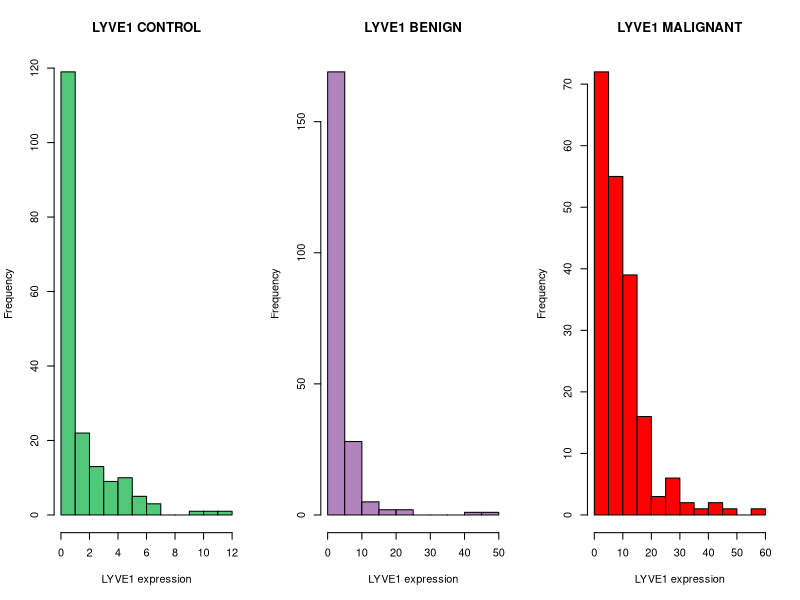
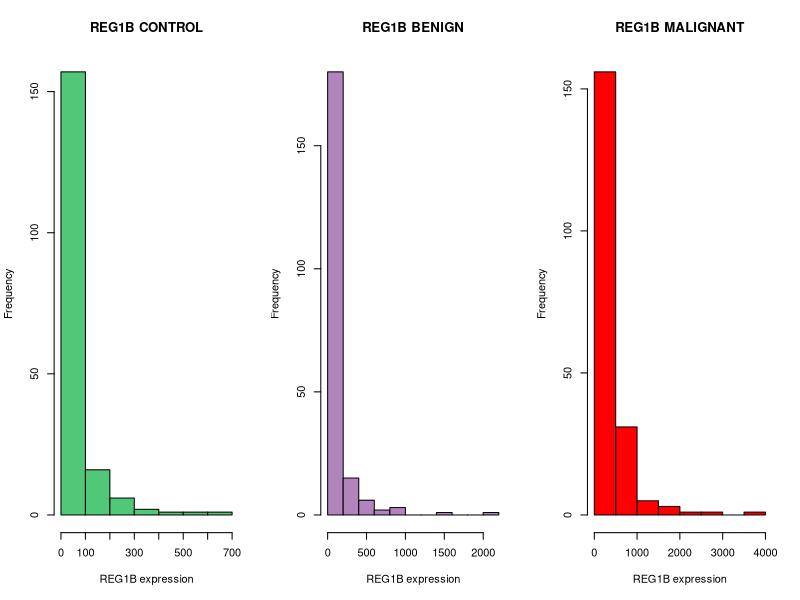
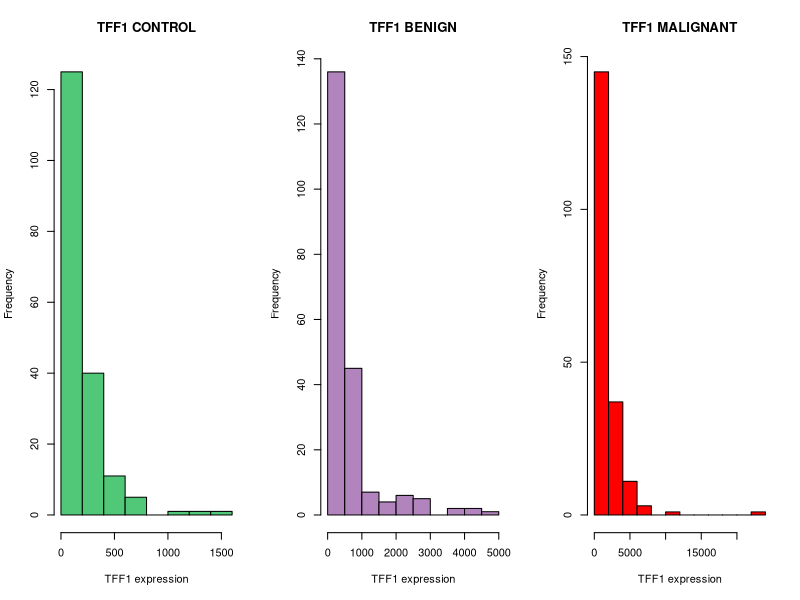
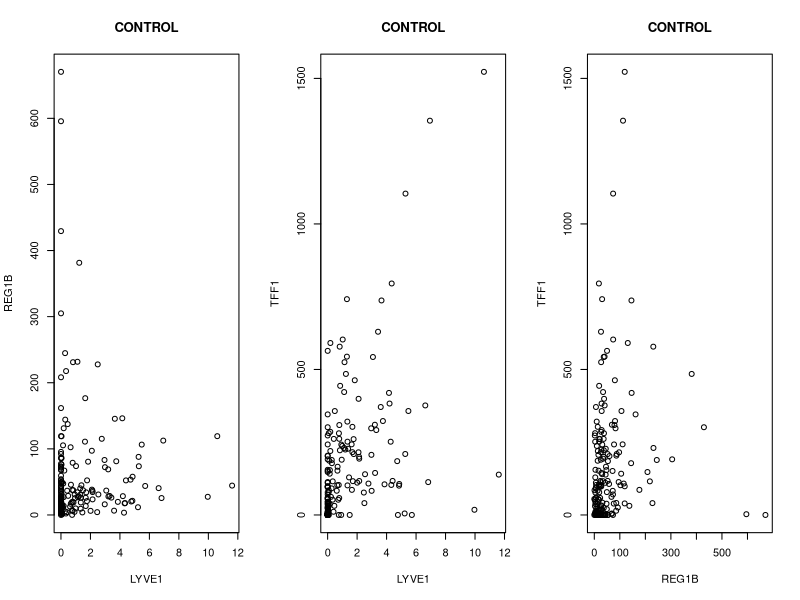
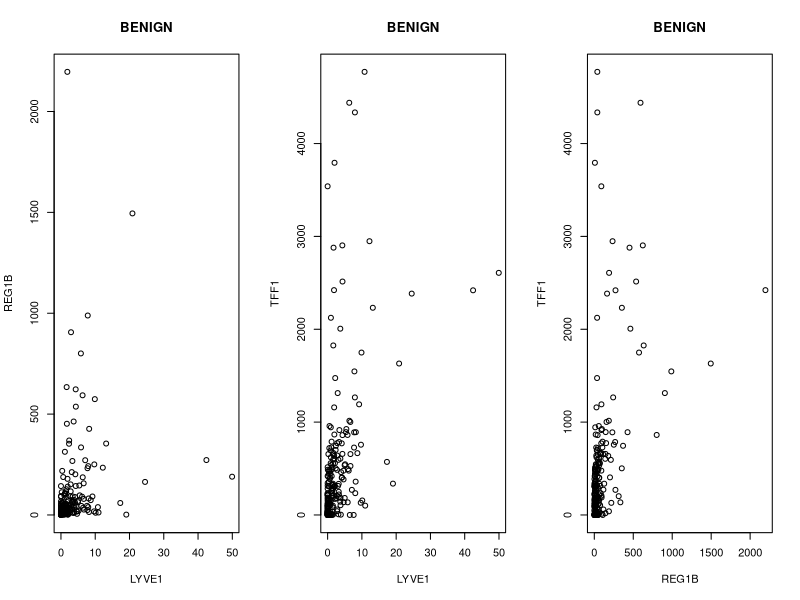
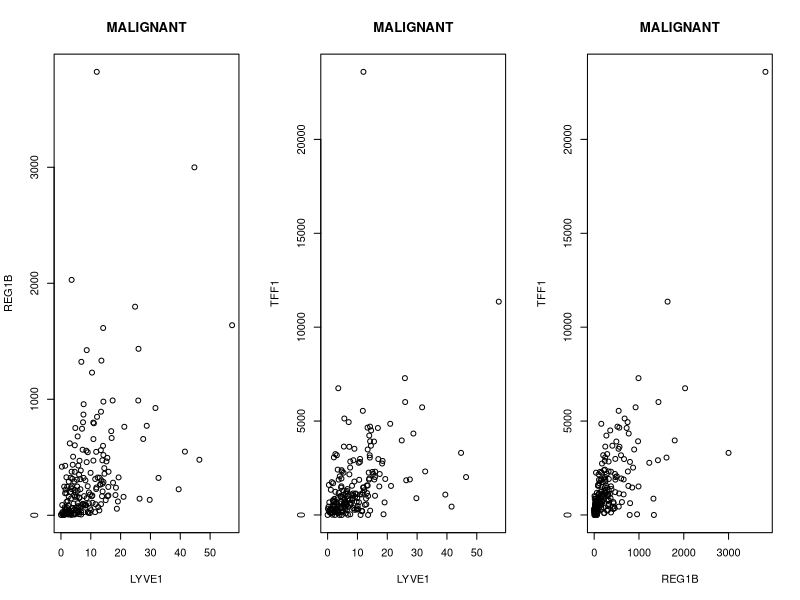
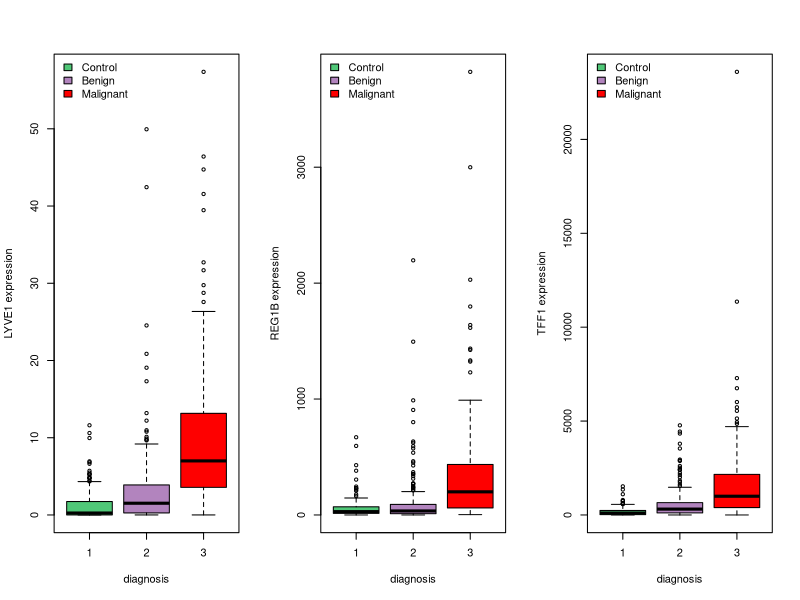

Generate these figures, in order, with R:
# Summarizing data and descriptive analysis
# For each of the 3 biomarkers: mean, median, quantiles, variance, standard deviation,range,interqaurtile range, histogram (dati numerici continui)
# questi calcoli vanno fatti per diagnosi

##TROVATE I DATI GIA' NORMALIZZATI NELLE RISPETTIVE COLONNE FILE EXCEL
#La normalizzazione dei dati dei biomarcatori urinari per l'adenocarcinoma duttale pancreatico (PDAC) rispetto alla creatinina è un passaggio fondamentale per correggere la naturale variabilità della concentrazione delle urine tra i pazienti e nei diversi momenti della giornata. [1, 2]
#Senza questo processo, i test di screening o diagnosi precoce basati su pannelli urinari (come il noto pannello a tre biomarcatori LYVE1, REG1B e TFF1) produrrebbero falsi positivi o falsi negativi dovuti semplicemente a quanto il paziente ha bevuto. [1, 2])

options(scipen = 999)
#Ragazzi mi raccomando una volta che scrivete,usatae funzioni o quelloche volete COMMENTATE!!! il codice che avete fatto
#anche ragionamenti e step per arrivare alla funzione usata o altro (so che non ha senso per ora, ma è buona prassi)


#### Importing the dataset ####
###Download il file R dalla repository e inseriscilo nella tua cartella di lavoro
###In R, vai su SESSION > SET WORKING DIRECTORY > CHOOSE DIRECTORY > SELEZIONA LA TUA CARTELLA DI LAVORO 
###The following code should work anche per voi, basta che settate la vostra working directory come sopra :)

#install.packages("readxl")
#install.packages("dplyr")
library(dplyr)
library(readxl)

dataset = read_xlsx("dataset_stats.xlsx")[1:8] 
#this is the complete raw dataset

##important to state we are dealing with NUMBERS
dataset$LYVE1 <- as.numeric(dataset$LYVE1)
dataset$creatinine <- as.numeric(dataset$creatinine)
dataset$REG1B <- as.numeric(dataset$REG1B)
dataset$TFF1 <- as.numeric(dataset$TFF1)
dataset$diagnosis <- as.factor(dataset$diagnosis)


##Creating columns for normalised values
dataset$LYVE1_Norm <- dataset$LYVE1 / dataset$creatinine
dataset$REG1B_Norm <- dataset$REG1B / dataset$creatinine
dataset$TFF1_Norm <- dataset$TFF1 / dataset$creatinine

#check if there are NA values in the dataset (should be handled carefully)
anyNA(dataset) #FALSE, (luckily) there are no NAs in the dataset


### EXPLORATIVE ANALYSIS ###

####LYVE1 ####
# Description an analysis of: LYVE1

LYVE1_1 = dataset$LYVE1_Norm[dataset$diagnosis == 1]
LYVE1_2 = dataset$LYVE1_Norm[dataset$diagnosis == 2]
LYVE1_3 = dataset$LYVE1_Norm[dataset$diagnosis == 3]

summary(LYVE1_1)
summary(LYVE1_2)
summary(LYVE1_3)

# MEAN 
LYVE1_m1 = mean(LYVE1_1) # 1.303221 mean diagnosis 1
LYVE1_m2 = mean(LYVE1_2) # 3.211063 mean diagnosis 2
LYVE1_m3 = mean(LYVE1_3) # 9.468053 mean diagnosis 3

#MEDIAN 
LYVE1_med1 = median(LYVE1_1) # 0.227452 median diagnosis 1
LYVE1_med2 = median(LYVE1_2) # 1.516199 median diagnosis 2
LYVE1_med3 = median(LYVE1_3) # 6.931753 median diagnosis 3

#QUANTILES 
LYVE1_q1 = quantile(LYVE1_1) # quantiles diagnosis 1
LYVE1_q1
LYVE1_q2 = quantile(LYVE1_2) # quantiles diagnosis 2
LYVE1_q2
LYVE1_q3 = quantile(LYVE1_3) # quantiles diagnosis 3
LYVE1_q3

#VARIANCE 
LYVE1_var1 = var(LYVE1_1) # 4.227097
LYVE1_var2 = var(LYVE1_2) # 32.36012
LYVE1_var3 = var(LYVE1_3) # 78.44902

#STANDARD DEVIATION 
LYVE1_sd1 = sd(LYVE1_1) # 2.05599 sd diagnosis 1
LYVE1_sd2 = sd(LYVE1_2) # 5.688595 sd diagnosis 2
LYVE1_sd3 = sd(LYVE1_3) # 8.857145 sd diagnosis 3

#INTERQUANTILE RANGE 
LYVE1_iqr1 = IQR(LYVE1_1) # 1.7334 iqr diagnosis 1
LYVE1_iqr2 = IQR(LYVE1_2) # 3.592694 iqr diagnosis 2
LYVE1_iqr3 = IQR(LYVE1_3) # 9.481684 iqr diagnosis 3

#HISTOGRAMS 
#library(MASS)
#truehist(LYVE1_1, nbins = "FD", xlab = 'LYVE1 expression', main = 'LYVE1 CONTROL') 
#truehist(LYVE1_2, nbins = "FD", xlab = 'LYVE1 expression', main = 'LYVE1 CONTROL')
#truehist(LYVE1_3, nbins = "FD", xlab = 'LYVE1 expression', main = 'LYVE1 CONTROL')

par(mfrow = c(1,3))
hist(LYVE1_1, xlab = 'LYVE1 expression', main = 'LYVE1 CONTROL', col ='#50C878')
hist(LYVE1_2, xlab = 'LYVE1 expression', main = 'LYVE1 BENIGN', col = '#B284BE')
hist(LYVE1_3, xlab = 'LYVE1 expression', main = 'LYVE1 MALIGNANT', col ='#FE0000')
dev.off()


#### REG1B ####
# Description an analysis of: REG1B
reg1b_1 = dataset$REG1B_Norm[dataset$diagnosis == 1] #reg1b normalised values for DIAGNOSIS 1
reg1b_2 = dataset$REG1B_Norm[dataset$diagnosis == 2] #reg1b normalised values for DIAGNOSIS 2
reg1b_3 = dataset$REG1B_Norm[dataset$diagnosis == 3] #reg1b normalised values for DIAGNOSIS 3

summary (reg1b_1)
summary (reg1b_2)
summary (reg1b_3)

# MEAN 
reg1b_m1 = mean (reg1b_1) #58.49999 mean DIAGNOSIS 1
reg1b_m2 = mean (reg1b_2) #106.6098 mean DIAGNOSIS 2
reg1b_m3 = mean (reg1b_3) #346.6593 mean DIAGNOSIS 3

#MEDIAN 
reg1b_med1 = median (reg1b_1) #28.89873 median DIAGNOSIS 1
reg1b_med2 = median (reg1b_2) #34.59517 median DIAGNOSIS 2
reg1b_med3 = median (reg1b_3) #201.3776 median DIAGNOSIS 3

#QUANTILES
reg1b_q1 = quantile(reg1b_1) #quantiles DIAGNOSIS 1
reg1b_q1
reg1b_q2 = quantile(reg1b_2) #quantiles DIAGNOSIS 2
reg1b_q2
reg1b_q3 = quantile (reg1b_3) #quantiles DIAGNOSIS 3
reg1b_q3

#VARIANCE 
reg1b_var1 = var(reg1b_1) #7849.712 variance DIAGNOSIS 1
reg1b_var2 = var(reg1b_2) #54634.88 variance DIAGNOSIS 2
reg1b_var3 = var(reg1b_3) #230406.5 variance DIAGNOSIS 3

#STANDARD DEVIATION 
reg1b_sd1 = sqrt(reg1b_var1) #notice: it is THE SAME as sd(reg1b_1) 88.5986
reg1b_sd2 = sqrt(reg1b_var2) #233.741 SD DIAGNOSIS 2
reg1b_sd3 = sqrt(reg1b_var3) #480.0067 SD DIAGNOSIS 3

#INTERQUANTILE RANGE 
reg1b_iqr1 = IQR(reg1b_1)#56.01297 IQR DIAGNOSIS 1
reg1b_iqr2 = IQR(reg1b_2) #79.95126 IQR DIAGNOSIS 2
reg1b_iqr3 = IQR(reg1b_3) #370.2075 IQR DIAGNOSIS 3

#HISTOGRAMS
#library(MASS)
#truehist(reg1b_1, nbins = "FD") #FD sta per Freedman-Diaconis, una regola per scegliere automaticamente la larghezza delle barre (bin width) di un istogramma.
#truehist(reg1b_2, nbins = "FD")
#truehist(reg1b_3, nbins = "FD")

par(mfrow = c(1,3))
hist(reg1b_1, xlab = 'REG1B expression', main = 'REG1B CONTROL', col ='#50C878')
hist(reg1b_2, xlab = 'REG1B expression', main = 'REG1B BENIGN', col = '#B284BE')
hist(reg1b_3, xlab = 'REG1B expression', main = 'REG1B MALIGNANT', col ='#FE0000')
dev.off()


#### TFF1  ####
# Description an analysis of: TFF1
TFF1_1 = dataset$TFF1_Norm[dataset$diagnosis == 1]
TFF1_2 = dataset$TFF1_Norm[dataset$diagnosis == 2]
TFF1_3 = dataset$TFF1_Norm[dataset$diagnosis == 3]

summary(TFF1_1)
summary(TFF1_2)
summary(TFF1_3)

# MEAN 
TFF1_m1 = mean(TFF1_1) # 171.48 mean diagnosis 1
TFF1_m2 = mean(TFF1_2) # 575.388 mean diagnosis 2
TFF1_m3 = mean(TFF1_3) # 1620.886 mean diagnosis 3

#MEDIAN
TFF1_med1 = median(TFF1_1) # 102.145 median diagnosis 1
TFF1_med2 = median(TFF1_2) # 312.34 median diagnosis 2
TFF1_med3 = median(TFF1_3) # 1001.937 median diagnosis 3

#QUANTILES
TFF1_q1 = quantile(TFF1_1) # quantiles diagnosis 1
TFF1_q1
TFF1_q2 = quantile(TFF1_2) # quantiles diagnosis 2
TFF1_q2
TFF1_q3 = quantile(TFF1_3) # quantiles diagnosis 3
TFF1_q3

#VARIANCE
TFF1_var1 = var(TFF1_1) # 51444.451
TFF1_var2 = var(TFF1_2) # 680287.305
TFF1_var3 = var(TFF1_3) # 5027436.525

#STANDARD DEVIATION 
TFF1_sd1 = sd(TFF1_1) # 226.813 sd diagnosis 1
TFF1_sd2 = sd(TFF1_2) # 824.795 sd diagnosis 2
TFF1_sd3 = sd(TFF1_3) # 2242.194 sd diagnosis 3

#INTERQUANTILE RANGE
TFF1_iqr1 = IQR(TFF1_1) # 222.1916 iqr diagnosis 1
TFF1_iqr2 = IQR(TFF1_2) # 545.581 iqr diagnosis 2
TFF1_iqr3 = IQR(TFF1_3) # 1710.734 iqr diagnosis 3

#HISTOGRAMS
#library(MASS)
#truehist(TFF1_1, nbins = "FD") 
#truehist(TFF1_2, nbins = "FD")
#truehist(TFF1_3, nbins = "FD")

par(mfrow = c(1,3))
hist(TFF1_1, xlab = 'TFF1 expression', main = 'TFF1 CONTROL', col ='#50C878')
hist(TFF1_2, xlab = 'TFF1 expression', main = 'TFF1 BENIGN', col = '#B284BE')
hist(TFF1_3, xlab = 'TFF1 expression', main = 'TFF1 MALIGNANT', col ='#FE0000')
dev.off()

#### SCATTERPLOTS, VARIANCE AND COVARIANCE PAIRWISE ####
#CONTROL
par(mfrow = c(1,3))
# LYVE1 vs REG1B
plot(LYVE1_1, reg1b_1,
     xlab = "LYVE1", ylab = "REG1B",
     main = "CONTROL")

cor(LYVE1_1, reg1b_1) # -0.01548522
cov(LYVE1_1, reg1b_1) # -2.820755
# LYVE1 vs TFF1
plot(LYVE1_1, TFF1_1,
     xlab = "LYVE1", ylab = "TFF1",
     main = "CONTROL")

cor(LYVE1_1, TFF1_1) # 0.4644655
cov(LYVE1_1, TFF1_1) # 216.5927
# REG1B vs TFF1
plot(reg1b_1, TFF1_1,
     xlab = "REG1B", ylab = "TFF1",
     main = "CONTROL")

cor(reg1b_1, TFF1_1) # 0.1355866
cov(reg1b_1, TFF1_1) # 2724.664

#################### BENIGN

par(mfrow = c(1,3))
# LYVE1 vs REG1B
plot(LYVE1_2, reg1b_2,
     xlab = "LYVE1", ylab = "REG1B",
     main = "BENIGN")

cor(LYVE1_2, reg1b_2) # 0.2452998
cov(LYVE1_2, reg1b_2) # 326.1649
# LYVE1 vs TFF1
plot(LYVE1_2, TFF1_2,
     xlab = "LYVE1", ylab = "TFF1",
     main = "BENIGN")

cor(LYVE1_2, TFF1_2) # 0.4292406
cov(LYVE1_2, TFF1_2) # 2013.965
# REG1B vs TFF1
plot(reg1b_2, TFF1_2,
     xlab = "REG1B", ylab = "TFF1",
     main = "BENIGN")

cor(reg1b_2, TFF1_2) # 0.4392715
cov(reg1b_2, TFF1_2) # 84686.51

############### MALIGNANT

par(mfrow = c(1,3))
# LYVE1 vs REG1B
plot(LYVE1_3, reg1b_3,
     xlab = "LYVE1", ylab = "REG1B",
     main = "MALIGNANT")

cor(LYVE1_3, reg1b_3) # 0.42723
cov(LYVE1_3, reg1b_3) # 1816.364
# LYVE1 vs TFF1
plot(LYVE1_3, TFF1_3,
     xlab = "LYVE1", ylab = "TFF1",
     main = "MALIGNANT")

cor(LYVE1_3, TFF1_3) # 0.3842481
cov(LYVE1_3, TFF1_3) # 7630.953
# REG1B vs TFF1
plot(reg1b_3, TFF1_3,
     xlab = "REG1B", ylab = "TFF1",
     main = "MALIGNANT")

cor(reg1b_3, TFF1_3) # 0.7202756
cov(reg1b_3, TFF1_3) # 775209.9

###  BOXPLOTS ###

boxplot(LYVE1_Norm ~ diagnosis, data=dataset, col = c('#50C878', '#B284BE', '#FE0000'), ylab= 'LYVE1 expression')
legend("topleft", legend = c("Control", "Benign", "Malignant"), fill = c('#50C878', '#B284BE', '#FE0000'), bty='n')

boxplot(REG1B_Norm ~ diagnosis, data=dataset, col = c('#50C878', '#B284BE', '#FE0000'), ylab= 'REG1B expression')
legend("topleft", legend = c("Control", "Benign", "Malignant"), fill = c('#50C878', '#B284BE', '#FE0000'), bty='n')

boxplot(TFF1_Norm ~ diagnosis, data=dataset, col = c('#50C878', '#B284BE', '#FE0000'), ylab= 'TFF1 expression')
legend("topleft", legend = c("Control", "Benign", "Malignant"), fill = c('#50C878', '#B284BE', '#FE0000'), bty='n')


#### INFERENTIAL STATS ####
dataset$diagnosis <- as.factor(dataset$diagnosis)


############   LINEAR REGRESSION   ############
#la prossima come idea per matrice di scatterplot con regressione lineare
#la metto tutta come commento per ora (file esempio caricato come )

# pairs(dataset[dataset$diagnosis == 1,
#               c("LYVE1_Norm", "REG1B_Norm", "TFF1_Norm")],
#       panel = function(x, y, ...) {
#         points(x, y)
#         
#         # Calcolo della regressione lineare
#         modello = lm(y ~ x)
#         
#         # Disegno della retta
#         abline(modello, col = "red")
#         
#         # Intercetta e pendenza
#         a = coef(modello)[1]
#         b = coef(modello)[2]
#         
#         # Equazione con 6 cifre significative
#         legend("topright",
#                legend = sprintf("y = %.6g %+.6g x", a, b),
#                bty = "o", cex = 0.9)
#       },
#       main = "CONTROL")
